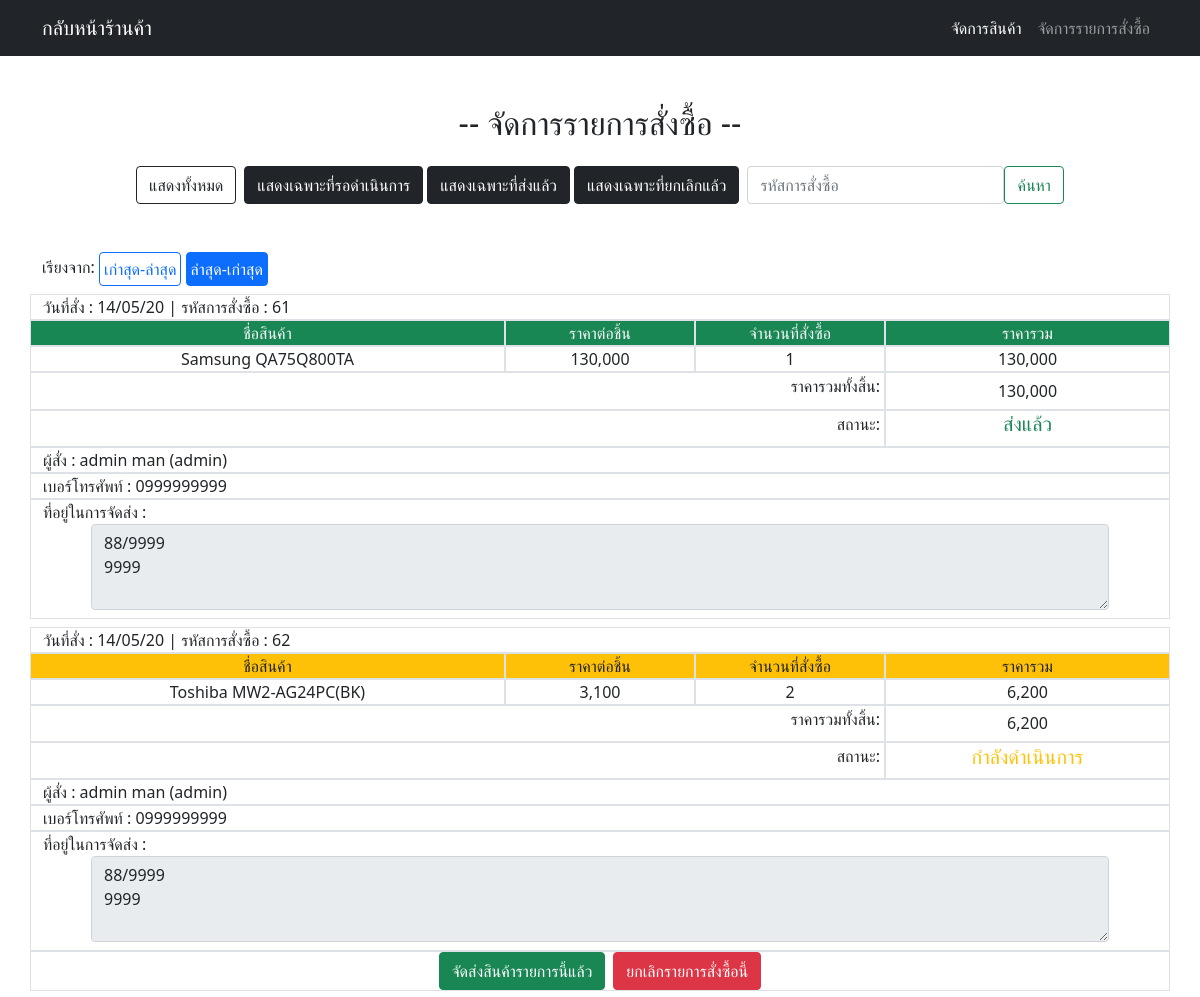
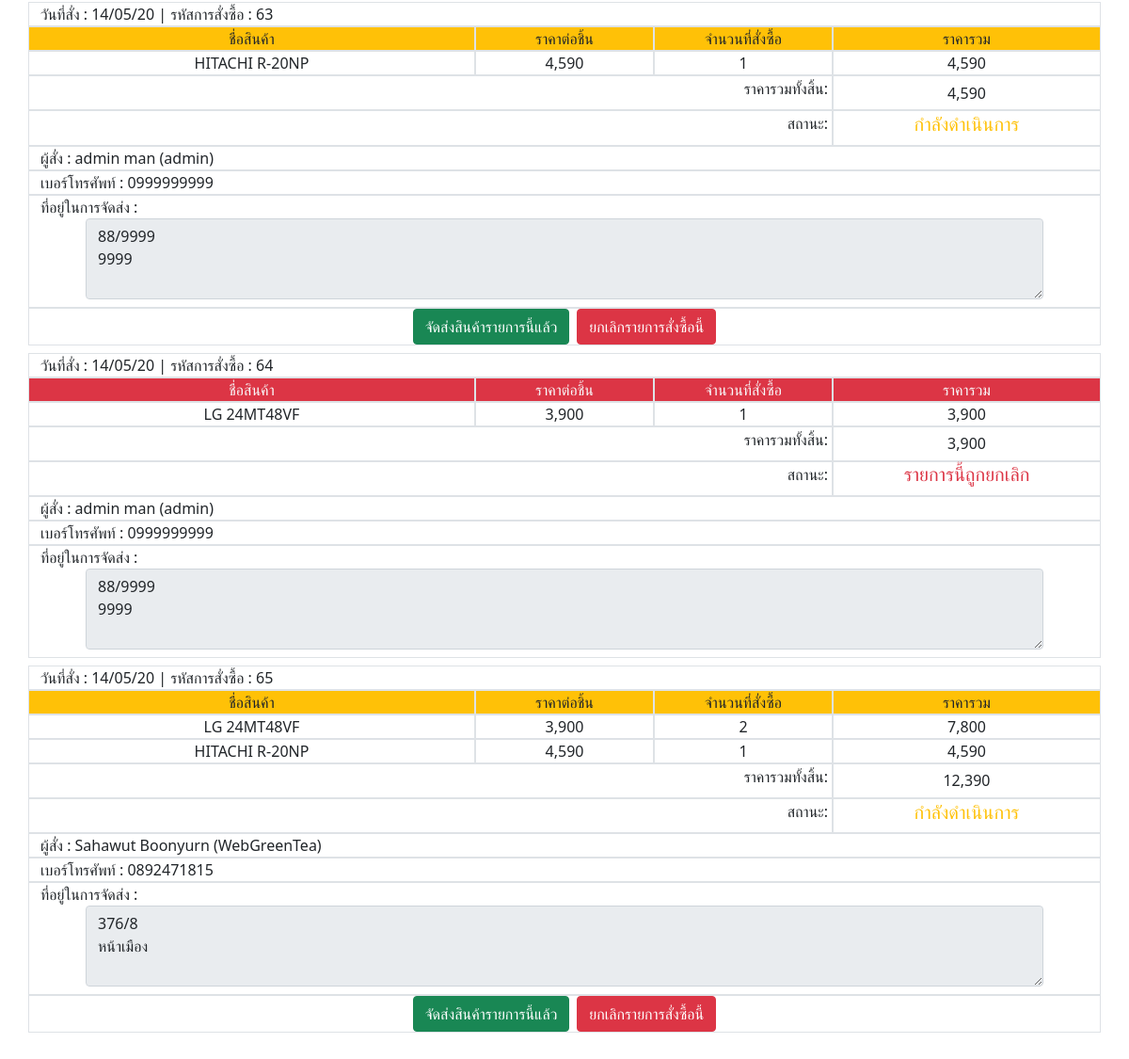
Page /adminPage/adminPageOrder.php (signed in) on the committed database (2 pictures, top to bottom).
### tables this page shows
CREATE TABLE `sell` (
  `sellid` int(3) NOT NULL,
  `userid` int(5) NOT NULL,
  `date` varchar(8) NOT NULL,
  `status` varchar(20) DEFAULT NULL,
  `address` varchar(300) DEFAULT NULL
);

CREATE TABLE `sellinfo` (
  `sellid` int(5) NOT NULL,
  `pdid` int(5) NOT NULL,
  `price` int(6) NOT NULL,
  `count` int(3) NOT NULL,
  `sellinfoid` int(11) NOT NULL
);

CREATE TABLE `product` (
  `productid` int(3) NOT NULL,
  `typeid` int(3) NOT NULL,
  `brandid` int(3) NOT NULL,
  `PDname` varchar(50) NOT NULL,
  `price` int(7) NOT NULL,
  `count` int(3) NOT NULL,
  `picture` varchar(255) NOT NULL,
  `info` varchar(8000) NOT NULL
);

CREATE TABLE `user_data` (
  `userid` int(10) NOT NULL,
  `username` varchar(50) NOT NULL,
  `name` varchar(50) NOT NULL,
  `lastname` varchar(50) NOT NULL,
  `gender` varchar(6) NOT NULL,
  `address` varchar(300) NOT NULL,
  `email` varchar(50) NOT NULL,
  `PhonNumber` int(10) NOT NULL,
  `password` varchar(40) NOT NULL,
  `identity` varchar(5) DEFAULT NULL
);

### adminPage/adminPageOrder.php (the view, shortened to what this page needs)
<?php
include('../conectDB.php');
if (isset($_GET['search'])) {
    $search = $_GET['search'];
    $sql = "SELECT * FROM sell WHERE sellid=$search";
} else {
    if (isset($_GET['show'])) {
        $show = $_GET['show'];
        if ($show == 1) {
            $sql = "SELECT * FROM sell WHERE status='กำลังดำเนินการ'";
        } elseif ($show == 2) {
            $sql = "SELECT * FROM sell WHERE status='ส่งแล้ว'";
        } elseif ($show == 3) {
            $sql = "SELECT * FROM sell WHERE status='รายการนี้ถูกยกเลิก' ";
        } else {
            $sql = "SELECT * FROM sell";
        }
    } else {
        $sql = "SELECT * FROM sell";
    }
}
$resultsell = mysqli_query($conect, $sql);
if (isset($_SERVER['HTTPS']) && $_SERVER['HTTPS'] === 'on')
    $url = "https://";
else
    $url = "http://";
$url .= $_SERVER['HTTP_HOST'];
$url .= $_SERVER['REQUEST_URI'];
?>
<!DOCTYPE html>
<html lang="en">
<head>
    <link rel="stylesheet" href="style.css">
    <link href="https://cdn.jsdelivr.net/npm/bootstrap@5.0.0-beta3/dist/css/bootstrap.min.css" rel="stylesheet">
</head>
<body>
    <nav class="navbar navbar-expand-lg navbar-dark bg-dark justify-content-between flex-nowrap flex-row">
        <div class="container">
            <a href="../" class="navbar-brand float-left">กลับหน้าร้านค้า</a>
            <ul class="nav navbar-nav ml-auto">
                <li class="nav-item">
                    <a href="adminPage.php" class="nav-link pr-3 active">จัดการสินค้า</a>
                </li>
                <li class="nav-item">
                    <a href="adminPageOrder.php" class="nav-link pr-3 ">จัดการรายการสั่งซื้อ</a>
                </li>
            </ul>
        </div>
    </nav>
    <div class="container mb-5">
        <h2 class="mt-5 d-flex justify-content-center mb-4"> -- จัดการรายการสั่งซื้อ -- </h2>
        <div class="row">
            <div class="col-md-12 d-flex justify-content-center">
                <?php if (isset($show)) : ?>
                    <?php if ($show == 1) : ?>
                        <a href="adminPageOrder.php" class="btn btn-dark me-1">แสดงทั้งหมด</a>
                        <a href="adminPageOrder.php?show=1" class="btn btn-outline-dark ms-1">แสดงเฉพาะที่รอดำเนินการ</a>
                        <a href="adminPageOrder.php?show=2" class="btn btn-dark ms-1">แสดงเฉพาะที่ส่งแล้ว</a>
                        <a href="adminPageOrder.php?show=3" class="btn btn-dark ms-1">แสดงเฉพาะที่ยกเลิกแล้ว</a>
                    <?php elseif ($show == 2) : ?>
                        <a href="adminPageOrder.php" class="btn btn-dark me-1">แสดงทั้งหมด</a>
                        <a href="adminPageOrder.php?show=1" class="btn btn-dark ms-1">แสดงเฉพาะที่รอดำเนินการ</a>
                        <a href="adminPageOrder.php?show=2" class="btn btn-outline-dark ms-1">แสดงเฉพาะที่ส่งแล้ว</a>
                        <a href="adminPageOrder.php?show=3" class="btn btn-dark ms-1">แสดงเฉพาะที่ยกเลิกแล้ว</a>
                    <?php else : ?>
                        <a href="adminPageOrder.php" class="btn btn-dark me-1">แสดงทั้งหมด</a>
                        <a href="adminPageOrder.php?show=1" class="btn btn-dark ms-1">แสดงเฉพาะที่รอดำเนินการ</a>
                        <a href="adminPageOrder.php?show=2" class="btn btn-dark ms-1">แสดงเฉพาะที่ส่งแล้ว</a>
                        <a href="adminPageOrder.php?show=3" class="btn btn-outline-dark ms-1">แสดงเฉพาะที่ยกเลิกแล้ว</a>
                    <?php endif ?>
                <?php else : ?>
                    <?php if (isset($search)) : ?>
                        <a href="adminPageOrder.php" class="btn btn-dark me-1">แสดงทั้งหมด</a>
                        <a href="adminPageOrder.php?show=1" class="btn btn-dark ms-1">แสดงเฉพาะที่รอดำเนินการ</a>
                        <a href="adminPageOrder.php?show=2" class="btn btn-dark ms-1">แสดงเฉพาะที่ส่งแล้ว</a>
                        <a href="adminPageOrder.php?show=3" class="btn btn-dark ms-1">แสดงเฉพาะที่ยกเลิกแล้ว</a>
                    <?php else : ?>
                        <a href="adminPageOrder.php" class="btn btn-outline-dark me-1">แสดงทั้งหมด</a>
                        <a href="adminPageOrder.php?show=1" class="btn btn-dark ms-1">แสดงเฉพาะที่รอดำเนินการ</a>
                        <a href="adminPageOrder.php?show=2" class="btn btn-dark ms-1">แสดงเฉพาะที่ส่งแล้ว</a>
                        <a href="adminPageOrder.php?show=3" class="btn btn-dark ms-1">แสดงเฉพาะที่ยกเลิกแล้ว</a>
                    <?php endif ?>
                <?php endif ?>
                <form class="d-flex mb-0 ms-2" action="" method="get">
                    <input class="form-control" type="number" placeholder="รหัสการสั่งซื้อ" name="search" required>
                    <button class="btn btn-outline-success" type="submit">ค้นหา</button>
                </form>
            </div>
        </div>
        <div class="row mt-5">
            <?php if (!isset($search)) : ?>
                <div class="col-md-12">
                    เรียงจาก:
                    <?php if (isset($_GET['orderby'])) : ?>
                        <a href="<?php
                                    if (isset($show)) {
                                        echo "adminPageOrder.php?show=" . $show;
                                    } else {
                                        echo "adminPageOrder.php";
                                    }
                                    ?>" class="btn btn-primary p-1">เก่าสุด-ล่าสุด</a>
                        <a href="" class="btn btn-outline-primary p-1">ล่าสุด-เก่าสุด</a>
                    <?php else : ?>
                        <a href="" class="btn btn-outline-primary p-1">เก่าสุด-ล่าสุด</a>
                        <a href="<?php if (isset($show)) {
                                        echo $url . "&orderby=1";
                                    } else {
                                        echo $url . "?orderby=1";
                                    } ?>" class="btn btn-primary p-1">ล่าสุด-เก่าสุด</a>
                    <?php endif ?>
                </div>
            <?php endif ?>
        </div>
        <?php if (mysqli_num_rows($resultsell) > 0) : ?>
            <?php while ($rowofsell = mysqli_fetch_array($resultsell)) { ?>
                <?php $sellid = $rowofsell['sellid'] ?>
                <?php $sql = "SELECT *,price*count  AS total FROM  `sellinfo` WHERE `sellid`=$sellid";
                $resulsellinfo = mysqli_query($conect, $sql);
                ?>
                <div class="row mt-2 border">
                    <div class="col-md-12 ">
                        วันที่สั่ง : <?php echo $rowofsell['date'] ?>
                        | รหัสการสั่งซื้อ : <?php echo $rowofsell['sellid'] ?>
                    </div>
                </div>
                <?php if ($rowofsell['status'] == "กำลังดำเนินการ") : ?>
                    <div class="row bg-warning">
                        <div class="col-md-5 d-flex justify-content-center border">
                            ชื่อสินค้า
                        </div>
                        <div class="col-md-2 d-flex justify-content-center border">
                            ราคาต่อชิ้น
                        </div>
                        <div class="col-md-2 d-flex justify-content-center border">
                            จำนวนที่สั่งซื้อ
                        </div>
                        <div class="col-md-3 d-flex justify-content-center border">
                            ราคารวม
                        </div>
                    </div>
                <?php elseif ($rowofsell['status'] == "ส่งแล้ว") : ?>
                    <div class="row bg-success text-light">
                        <div class="col-md-5 d-flex justify-content-center border">
                            ชื่อสินค้า
                        </div>
                        <div class="col-md-2 d-flex justify-content-center border">
                            ราคาต่อชิ้น
                        </div>
                        <div class="col-md-2 d-flex justify-content-center border">
                            จำนวนที่สั่งซื้อ
                        </div>
                        <div class="col-md-3 d-flex justify-content-center border">
                            ราคารวม
                        </div>
                    </div>
                <?php else : ?>
                    <div class="row bg-danger text-light">
                        <div class="col-md-5 d-flex justify-content-center border">
                            ชื่อสินค้า
                        </div>
                        <div class="col-md-2 d-flex justify-content-center border">
                            ราคาต่อชิ้น
                        </div>
                        <div class="col-md-2 d-flex justify-content-center border">
                            จำนวนที่สั่งซื้อ
                        </div>
                        <div class="col-md-3 d-flex justify-content-center border">
                            ราคารวม
                        </div>
                    </div>
                <?php endif ?>
                <?php $total = 0; ?>
                <?php while ($rowsellinfo = mysqli_fetch_array($resulsellinfo)) {
                ?>
                    <?php
                    $PDID = $rowsellinfo['pdid'];
                    $sql = "SELECT PDname FROM `product` WHERE productid=$PDID";
                    $productName = mysqli_query($conect, $sql);
                    $productName = mysqli_fetch_array($productName)['PDname'];
                    ?>
                    <div class="row">
                        <div class="col-md-5 d-flex justify-content-center border">
                            <?php echo $productName; ?>
                        </div>
                        <div class="col-md-2 d-flex justify-content-center border">
                            <?php echo number_format($rowsellinfo['price']); ?>
                        </div>
                        <div class="col-md-2 d-flex justify-content-center border">
                            <?php echo $rowsellinfo['count'] ?>
                        </div>
                        <div class="col-md-3 d-flex justify-content-center border">
                            <?php echo number_format($rowsellinfo['total']); ?>
                            <?php $total += $rowsellinfo['total']; ?>
                        </div>
                    </div>
                <?php } ?>
                <div class="row">
                    <div class="col-md-9 d-flex justify-content-end p-1 border">
                        <h6>ราคารวมทั้งสิ้น:</h6>
                    </div>
                    <div class="col-md-3 d-flex justify-content-center border align-items-center">
                        <?php echo number_format($total) ?>
                    </div>
                </div>
                <div class="row">
                    <div class="col-md-9 d-flex justify-content-end p-1 border">
                        <h6>สถานะ:</h6>
                    </div>
                    <div class="col-md-3 d-flex justify-content-center border align-items-center">
                        <?php if ($rowofsell['status'] == "กำลังดำเนินการ") : ?>
                            <h5 class="text-warning"><?php echo $rowofsell['status'] ?></h5>
                        <?php elseif ($rowofsell['status'] == "ส่งแล้ว") : ?>
                            <h5 class="text-success"><?php echo $rowofsell['status'] ?></h5>
                        <?php else : ?>
                            <h5 class="text-danger"><?php echo $rowofsell['status'] ?></h5>
                        <?php endif ?>
                    </div>
                </div>
                <div class="row border">
                    <div class="col-md-12 ">
                        ผู้สั่ง : <?php
                                    $userid = $rowofsell['userid'];
                                    $sql = "SELECT username,name,lastname,PhonNumber FROM user_data WHERE userid=$userid";
                                    $userdata = mysqli_query($conect, $sql);
                                    $userdata = mysqli_fetch_array($userdata);
                                    echo $userdata['name'] . " " . $userdata['lastname'] . " (" . $userdata['username'] . ")";
                                    ?>
                    </div>
                </div>
                <div class="row border">
                    <div class="col-md-12">
                        เบอร์โทรศัพท์ : <?php
                                        echo "0" . $userdata['PhonNumber']
                                        ?>
                    </div>
                </div>
                <div class="row">
                    <div class="col-md-12 border">
                        ที่อยู่ในการจัดส่ง :<br>
                        <div class="ms-5 me-5 mb-2">
                            <textarea name="" id="" class="form-control" rows="3" disabled><?php echo $rowofsell['address'] ?></textarea>
                        </div>
                    </div>
                </div>
                <?php if ($rowofsell['status'] == "กำลังดำเนินการ") : ?>
                    <div class="row border">
                        <div class="col-md-12 d-flex justify-content-center">
                            <form action="updateOrderStatus.php" method="get">
                                <input type="submit" name="submit" value="จัดส่งสินค้ารายการนี้แล้ว" class="btn btn-success me-1">
                            </form>
                            <form action="updateOrderStatus.php" method="get">
                                <input type="submit" name="submit" value="ยกเลิกรายการสั่งซื้อนี้" class="btn btn-danger ms-1">
                            </form>
                        </div>
                    </div>
                <?php endif ?>
            <?php }  ?>
        <?php endif ?>
    </div>
</body>
</html>

### rows in the picture
sell: date "14/05/20", sellid "61", shows "ชื่อสินค้า", total "130,000", status "ส่งแล้ว", userid.name "admin", userid.lastname "man", userid.username "admin", userid.PhonNumber "999999999", address "88/9999 9999"
sellinfo: product.PDname "Samsung QA75Q800TA", price "130,000", count "1", total "130,000"
sell: date "14/05/20", sellid "62", shows "ชื่อสินค้า", total "6,200", status "กำลังดำเนินการ", userid.name "admin", userid.lastname "man", userid.username "admin", userid.PhonNumber "999999999", address "88/9999 9999"
sellinfo: product.PDname "Toshiba MW2-AG24PC(BK)", price "3,100", count "2", total "6,200"
sell: date "14/05/20", sellid "63", shows "ชื่อสินค้า", total "4,590", status "กำลังดำเนินการ", userid.name "admin", userid.lastname "man", userid.username "admin", userid.PhonNumber "999999999", address "88/9999 9999"
sellinfo: product.PDname "HITACHI R-20NP", price "4,590", count "1", total "4,590"
sell: date "14/05/20", sellid "64", shows "ชื่อสินค้า", total "3,900", status "รายการนี้ถูกยกเลิก", userid.name "admin", userid.lastname "man", userid.username "admin", userid.PhonNumber "999999999", address "88/9999 9999"
sellinfo: product.PDname "LG 24MT48VF", price "3,900", count "1", total "3,900"
sell: date "14/05/20", sellid "65", shows "ชื่อสินค้า", total "12,390", status "กำลังดำเนินการ", userid.name "Sahawut", userid.lastname "Boonyurn", userid.username "WebGreenTea", userid.PhonNumber "892471815", address "376/8 หน้าเมือง"
sellinfo: product.PDname "LG 24MT48VF", price "3,900", count "2", total "7,800"
sellinfo: product.PDname "HITACHI R-20NP", price "4,590", count "1", total "4,590"
